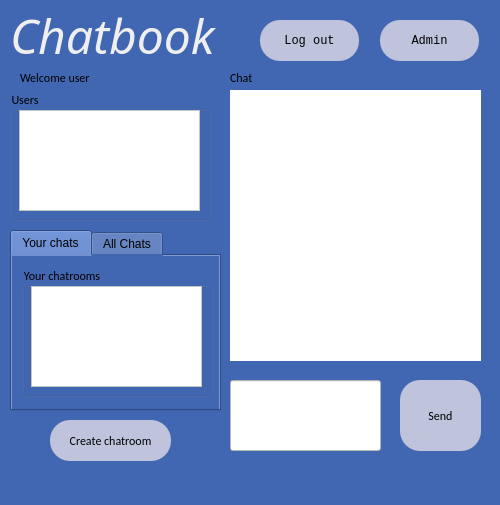
<?xml version="1.0" encoding="UTF-8"?>
<ui version="4.0">
 <class>centralwidget</class>
 <widget class="QDialog" name="centralwidget">
  <property name="geometry">
   <rect>
    <x>0</x>
    <y>0</y>
    <width>500</width>
    <height>505</height>
   </rect>
  </property>
  <property name="maximumSize">
   <size>
    <width>1000</width>
    <height>1000</height>
   </size>
  </property>
  <property name="windowTitle">
   <string>Dialog</string>
  </property>
  <property name="styleSheet">
   <string notr="true">background-color: rgb(66, 103, 178);
color: rgb(239, 239, 239);</string>
  </property>
  <widget class="QLabel" name="label">
   <property name="geometry">
    <rect>
     <x>10</x>
     <y>10</y>
     <width>241</width>
     <height>51</height>
    </rect>
   </property>
   <property name="font">
    <font>
     <family>Harlow Solid Italic</family>
     <pointsize>36</pointsize>
     <italic>true</italic>
    </font>
   </property>
   <property name="text">
    <string>Chatbook</string>
   </property>
  </widget>
  <widget class="QPushButton" name="button_logOut">
   <property name="geometry">
    <rect>
     <x>260</x>
     <y>20</y>
     <width>99</width>
     <height>41</height>
    </rect>
   </property>
   <property name="font">
    <font>
     <family>Consolas</family>
    </font>
   </property>
   <property name="styleSheet">
    <string notr="true">border-radius:20px;
color: rgb(0, 0, 0);
background-color: rgb(191, 196, 220);</string>
   </property>
   <property name="text">
    <string>Log out</string>
   </property>
  </widget>
  <widget class="QLabel" name="label_Nickname">
   <property name="geometry">
    <rect>
     <x>20</x>
     <y>70</y>
     <width>91</width>
     <height>16</height>
    </rect>
   </property>
   <property name="font">
    <font>
     <family>Calibri</family>
    </font>
   </property>
   <property name="styleSheet">
    <string notr="true">color: rgb(0, 0, 0);</string>
   </property>
   <property name="text">
    <string>Welcome user</string>
   </property>
  </widget>
  <widget class="QWidget" name="widget" native="true">
   <property name="geometry">
    <rect>
     <x>220</x>
     <y>70</y>
     <width>271</width>
     <height>401</height>
    </rect>
   </property>
   <widget class="QPushButton" name="button_send">
    <property name="geometry">
     <rect>
      <x>180</x>
      <y>310</y>
      <width>81</width>
      <height>71</height>
     </rect>
    </property>
    <property name="font">
     <font>
      <family>Calibri</family>
     </font>
    </property>
    <property name="styleSheet">
     <string notr="true">border-radius:20px;
color: rgb(0, 0, 0);
background-color: rgb(191, 196, 220);</string>
    </property>
    <property name="text">
     <string>Send</string>
    </property>
   </widget>
   <widget class="QLabel" name="label_chat">
    <property name="geometry">
     <rect>
      <x>10</x>
      <y>0</y>
      <width>49</width>
      <height>16</height>
     </rect>
    </property>
    <property name="font">
     <font>
      <family>Calibri</family>
     </font>
    </property>
    <property name="styleSheet">
     <string notr="true">color: rgb(0, 0, 0);</string>
    </property>
    <property name="text">
     <string>Chat</string>
    </property>
   </widget>
   <widget class="QLineEdit" name="lineEdit">
    <property name="geometry">
     <rect>
      <x>10</x>
      <y>310</y>
      <width>151</width>
      <height>71</height>
     </rect>
    </property>
    <property name="styleSheet">
     <string notr="true">background-color: rgb(255, 255, 255);
color: rgb(0, 0, 0);</string>
    </property>
    <property name="text">
     <string/>
    </property>
    <property name="alignment">
     <set>Qt::AlignLeading|Qt::AlignLeft|Qt::AlignTop</set>
    </property>
   </widget>
   <widget class="QLabel" name="label_2">
    <property name="geometry">
     <rect>
      <x>10</x>
      <y>20</y>
      <width>251</width>
      <height>271</height>
     </rect>
    </property>
    <property name="whatsThis">
     <string>&lt;html&gt;&lt;head/&gt;&lt;body&gt;&lt;p align=&quot;center&quot;&gt;&lt;br/&gt;&lt;/p&gt;&lt;/body&gt;&lt;/html&gt;</string>
    </property>
    <property name="styleSheet">
     <string notr="true">color: rgb(0, 0, 0);
background-color: rgb(255, 255, 255);</string>
    </property>
    <property name="text">
     <string/>
    </property>
    <property name="alignment">
     <set>Qt::AlignHCenter|Qt::AlignTop</set>
    </property>
   </widget>
  </widget>
  <widget class="QGroupBox" name="groupBox">
   <property name="geometry">
    <rect>
     <x>10</x>
     <y>90</y>
     <width>201</width>
     <height>131</height>
    </rect>
   </property>
   <property name="font">
    <font>
     <family>Calibri</family>
    </font>
   </property>
   <property name="styleSheet">
    <string notr="true">color: rgb(0, 0, 0)</string>
   </property>
   <property name="title">
    <string>Users</string>
   </property>
   <widget class="QScrollArea" name="scrollArea">
    <property name="geometry">
     <rect>
      <x>9</x>
      <y>20</y>
      <width>181</width>
      <height>101</height>
     </rect>
    </property>
    <property name="styleSheet">
     <string notr="true">background-color: rgb(255, 255, 255);</string>
    </property>
    <property name="widgetResizable">
     <bool>true</bool>
    </property>
    <widget class="QWidget" name="scrollAreaWidgetContents">
     <property name="geometry">
      <rect>
       <x>0</x>
       <y>0</y>
       <width>179</width>
       <height>99</height>
      </rect>
     </property>
     <widget class="QWidget" name="gridLayoutWidget">
      <property name="geometry">
       <rect>
        <x>10</x>
        <y>10</y>
        <width>160</width>
        <height>80</height>
       </rect>
      </property>
      <layout class="QGridLayout" name="gridLayout"/>
     </widget>
    </widget>
   </widget>
  </widget>
  <widget class="QPushButton" name="button_createChatRoom">
   <property name="geometry">
    <rect>
     <x>50</x>
     <y>420</y>
     <width>121</width>
     <height>41</height>
    </rect>
   </property>
   <property name="font">
    <font>
     <family>Calibri</family>
    </font>
   </property>
   <property name="styleSheet">
    <string notr="true">border-radius:20px;
color: rgb(0, 0, 0);
background-color: rgb(191, 196, 220);</string>
   </property>
   <property name="text">
    <string>Create chatroom</string>
   </property>
  </widget>
  <widget class="QTabWidget" name="tabWidget">
   <property name="geometry">
    <rect>
     <x>10</x>
     <y>230</y>
     <width>211</width>
     <height>181</height>
    </rect>
   </property>
   <property name="styleSheet">
    <string notr="true">color: rgb(0, 0, 0);</string>
   </property>
   <property name="currentIndex">
    <number>0</number>
   </property>
   <widget class="QWidget" name="tab">
    <attribute name="title">
     <string>Your chats</string>
    </attribute>
    <widget class="QGroupBox" name="groupBox_2">
     <property name="geometry">
      <rect>
       <x>10</x>
       <y>10</y>
       <width>191</width>
       <height>131</height>
      </rect>
     </property>
     <property name="font">
      <font>
       <family>Calibri</family>
      </font>
     </property>
     <property name="title">
      <string>Your chatrooms</string>
     </property>
     <widget class="QScrollArea" name="scrollArea_2">
      <property name="geometry">
       <rect>
        <x>9</x>
        <y>20</y>
        <width>171</width>
        <height>101</height>
       </rect>
      </property>
      <property name="styleSheet">
       <string notr="true">background-color: rgb(255, 255, 255);</string>
      </property>
      <property name="widgetResizable">
       <bool>true</bool>
      </property>
      <widget class="QWidget" name="scrollAreaWidgetContents_2">
       <property name="geometry">
        <rect>
         <x>0</x>
         <y>0</y>
         <width>169</width>
         <height>99</height>
        </rect>
       </property>
       <widget class="QWidget" name="formLayoutWidget_2">
        <property name="geometry">
         <rect>
          <x>10</x>
          <y>10</y>
          <width>151</width>
          <height>80</height>
         </rect>
        </property>
        <layout class="QFormLayout" name="formLayout_2"/>
       </widget>
      </widget>
     </widget>
    </widget>
   </widget>
   <widget class="QWidget" name="tab_2">
    <attribute name="title">
     <string>All Chats</string>
    </attribute>
    <widget class="QGroupBox" name="groupBox_3">
     <property name="geometry">
      <rect>
       <x>10</x>
       <y>10</y>
       <width>191</width>
       <height>131</height>
      </rect>
     </property>
     <property name="title">
      <string>All chatrooms</string>
     </property>
     <widget class="QScrollArea" name="scrollArea_3">
      <property name="geometry">
       <rect>
        <x>9</x>
        <y>20</y>
        <width>171</width>
        <height>101</height>
       </rect>
      </property>
      <property name="styleSheet">
       <string notr="true">background-color: rgb(255, 255, 255);
color: rgb(0, 0, 0);</string>
      </property>
      <property name="widgetResizable">
       <bool>true</bool>
      </property>
      <widget class="QWidget" name="scrollAreaWidgetContents_3">
       <property name="geometry">
        <rect>
         <x>0</x>
         <y>0</y>
         <width>169</width>
         <height>99</height>
        </rect>
       </property>
       <widget class="QWidget" name="formLayoutWidget_3">
        <property name="geometry">
         <rect>
          <x>10</x>
          <y>10</y>
          <width>151</width>
          <height>80</height>
         </rect>
        </property>
        <layout class="QFormLayout" name="formLayout_3"/>
       </widget>
      </widget>
     </widget>
    </widget>
   </widget>
  </widget>
  <widget class="QPushButton" name="button_Admin">
   <property name="geometry">
    <rect>
     <x>380</x>
     <y>20</y>
     <width>99</width>
     <height>41</height>
    </rect>
   </property>
   <property name="font">
    <font>
     <family>Consolas</family>
    </font>
   </property>
   <property name="styleSheet">
    <string notr="true">border-radius:20px;
color: rgb(0, 0, 0);
background-color: rgb(191, 196, 220);</string>
   </property>
   <property name="text">
    <string>Admin</string>
   </property>
  </widget>
 </widget>
 <resources/>
 <connections/>
</ui>
